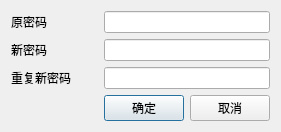
<?xml version="1.0" encoding="UTF-8"?>
<ui version="4.0">
 <class>PassChangeDialog</class>
 <widget class="QDialog" name="PassChangeDialog">
  <property name="geometry">
   <rect>
    <x>0</x>
    <y>0</y>
    <width>267</width>
    <height>144</height>
   </rect>
  </property>
  <property name="windowTitle">
   <string>修改密码</string>
  </property>
  <layout class="QGridLayout" name="gridLayout">
   <property name="sizeConstraint">
    <enum>QLayout::SetFixedSize</enum>
   </property>
   <item row="0" column="0">
    <widget class="QLabel" name="label">
     <property name="text">
      <string>原密码</string>
     </property>
    </widget>
   </item>
   <item row="0" column="1" colspan="2">
    <widget class="QLineEdit" name="oldPassEdit">
     <property name="echoMode">
      <enum>QLineEdit::Password</enum>
     </property>
    </widget>
   </item>
   <item row="1" column="0">
    <widget class="QLabel" name="label_2">
     <property name="text">
      <string>新密码</string>
     </property>
    </widget>
   </item>
   <item row="1" column="1" colspan="2">
    <widget class="QLineEdit" name="newPassEdit">
     <property name="echoMode">
      <enum>QLineEdit::Password</enum>
     </property>
    </widget>
   </item>
   <item row="2" column="0">
    <widget class="QLabel" name="label_3">
     <property name="text">
      <string>重复新密码</string>
     </property>
    </widget>
   </item>
   <item row="2" column="1" colspan="2">
    <widget class="QLineEdit" name="newPassEdit2">
     <property name="echoMode">
      <enum>QLineEdit::Password</enum>
     </property>
    </widget>
   </item>
   <item row="3" column="0">
    <spacer name="horizontalSpacer">
     <property name="orientation">
      <enum>Qt::Horizontal</enum>
     </property>
     <property name="sizeHint" stdset="0">
      <size>
       <width>87</width>
       <height>20</height>
      </size>
     </property>
    </spacer>
   </item>
   <item row="3" column="1">
    <widget class="QPushButton" name="OKButton">
     <property name="text">
      <string>确定</string>
     </property>
    </widget>
   </item>
   <item row="3" column="2">
    <widget class="QPushButton" name="cancelButton">
     <property name="text">
      <string>取消</string>
     </property>
    </widget>
   </item>
  </layout>
 </widget>
 <resources/>
 <connections/>
</ui>
